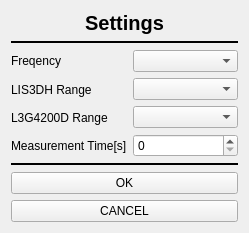
<?xml version="1.0" encoding="UTF-8"?>
<ui version="4.0">
 <class>MeasurementConfWindow</class>
 <widget class="QDialog" name="MeasurementConfWindow">
  <property name="geometry">
   <rect>
    <x>0</x>
    <y>0</y>
    <width>249</width>
    <height>228</height>
   </rect>
  </property>
  <property name="windowTitle">
   <string>Dialog</string>
  </property>
  <layout class="QHBoxLayout" name="horizontalLayout_4">
   <item>
    <layout class="QVBoxLayout" name="verticalLayout_5">
     <item>
      <widget class="QLabel" name="label_5">
       <property name="sizePolicy">
        <sizepolicy hsizetype="Preferred" vsizetype="Fixed">
         <horstretch>0</horstretch>
         <verstretch>0</verstretch>
        </sizepolicy>
       </property>
       <property name="font">
        <font>
         <pointsize>15</pointsize>
         <weight>75</weight>
         <bold>true</bold>
        </font>
       </property>
       <property name="text">
        <string>Settings</string>
       </property>
       <property name="alignment">
        <set>Qt::AlignCenter</set>
       </property>
      </widget>
     </item>
     <item>
      <widget class="Line" name="line">
       <property name="frameShadow">
        <enum>QFrame::Plain</enum>
       </property>
       <property name="lineWidth">
        <number>2</number>
       </property>
       <property name="orientation">
        <enum>Qt::Horizontal</enum>
       </property>
      </widget>
     </item>
     <item>
      <layout class="QHBoxLayout" name="horizontalLayout_3">
       <item>
        <layout class="QVBoxLayout" name="verticalLayout_3">
         <item>
          <widget class="QLabel" name="label">
           <property name="text">
            <string>Freqency</string>
           </property>
          </widget>
         </item>
         <item>
          <widget class="QLabel" name="label_2">
           <property name="text">
            <string>LIS3DH Range</string>
           </property>
          </widget>
         </item>
         <item>
          <widget class="QLabel" name="label_3">
           <property name="text">
            <string>L3G4200D Range</string>
           </property>
          </widget>
         </item>
         <item>
          <widget class="QLabel" name="label_4">
           <property name="text">
            <string>Measurement Time[s]</string>
           </property>
          </widget>
         </item>
        </layout>
       </item>
       <item>
        <layout class="QVBoxLayout" name="verticalLayout_2">
         <item>
          <widget class="QComboBox" name="FreqComboBox"/>
         </item>
         <item>
          <widget class="QComboBox" name="AccComboBox"/>
         </item>
         <item>
          <widget class="QComboBox" name="GyroComboBox"/>
         </item>
         <item>
          <widget class="QSpinBox" name="TimeSpinBox"/>
         </item>
        </layout>
       </item>
      </layout>
     </item>
     <item>
      <widget class="Line" name="line_2">
       <property name="frameShadow">
        <enum>QFrame::Plain</enum>
       </property>
       <property name="lineWidth">
        <number>2</number>
       </property>
       <property name="orientation">
        <enum>Qt::Horizontal</enum>
       </property>
      </widget>
     </item>
     <item>
      <widget class="QPushButton" name="OkButton">
       <property name="cursor">
        <cursorShape>PointingHandCursor</cursorShape>
       </property>
       <property name="text">
        <string>OK</string>
       </property>
       <property name="autoDefault">
        <bool>false</bool>
       </property>
      </widget>
     </item>
     <item>
      <widget class="QPushButton" name="CancelButton">
       <property name="text">
        <string>CANCEL</string>
       </property>
       <property name="autoDefault">
        <bool>false</bool>
       </property>
      </widget>
     </item>
    </layout>
   </item>
  </layout>
 </widget>
 <resources/>
 <connections/>
</ui>
